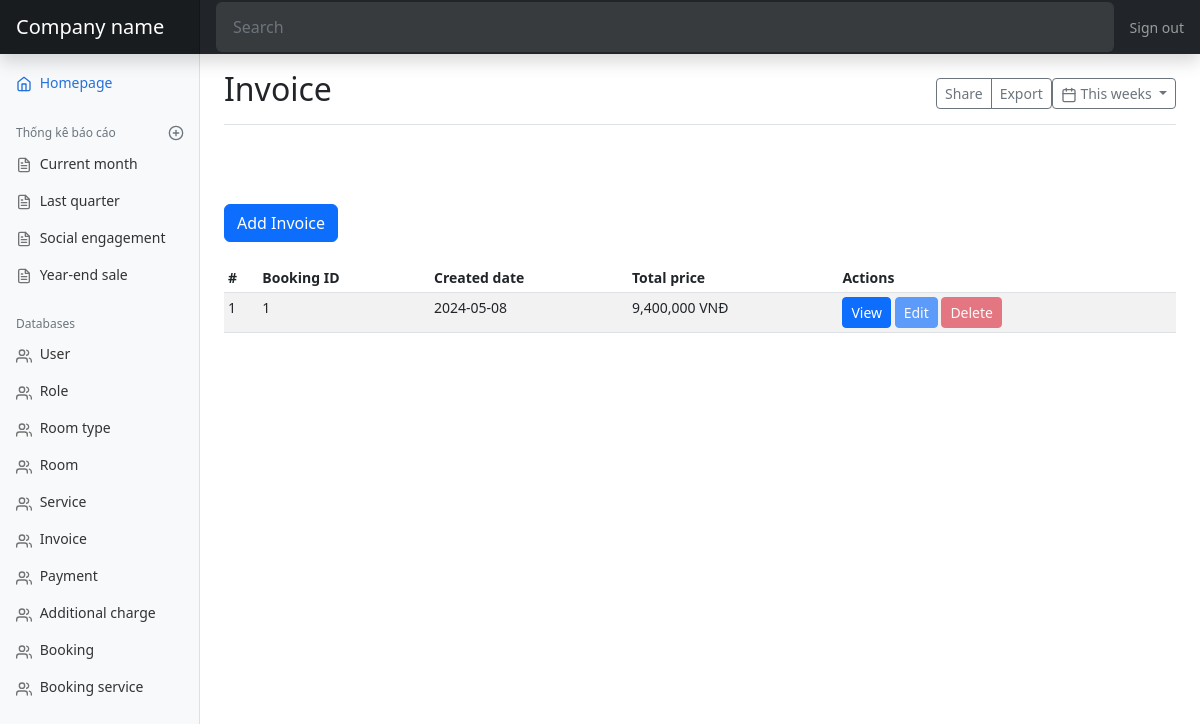
The page /invoice on the database as committed earlier.
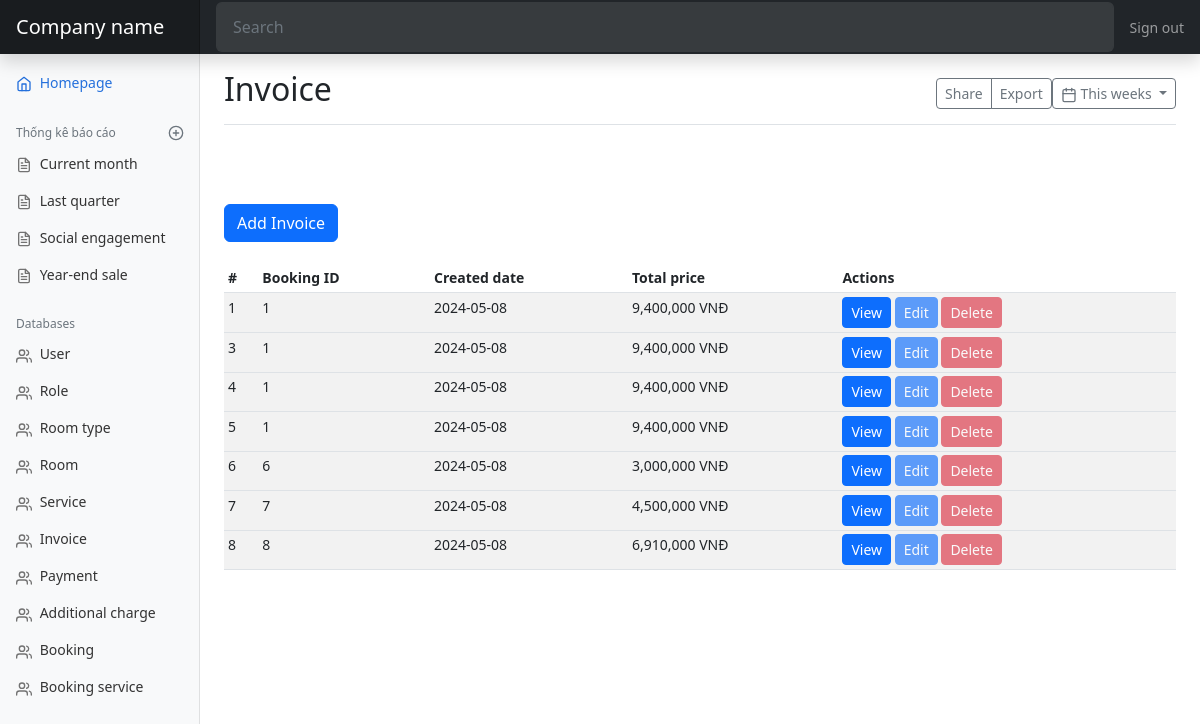
The same page on the database as committed later.
### models.py (models this page shows, shortened)
class Invoice(db.Model):
    id = db.Column(db.Integer, primary_key=True)
    booking_id = db.Column(db.Integer, db.ForeignKey('booking.id'))
    booking = db.relationship('Booking', backref=db.backref('invoice', lazy=True))
    created_date = db.Column(db.Date)
    total_price = db.Column(db.DECIMAL)

class Booking(db.Model):
    id = db.Column(db.Integer, primary_key=True)
    customer_first_name = db.Column(db.String(50))
    customer_last_name = db.Column(db.String(50))
    age = db.Column(db.Integer)
    sex = db.Column(db.Enum(Sex))
    email = db.Column(db.String(50))
    phone = db.Column(db.String(50))
    is_regioner = db.Column(db.Boolean)
    created_date = db.Column(db.Date)
    checkin_date = db.Column(db.Date)
    checkout_date = db.Column(db.Date)
    total_price = db.Column(db.Float)
    user_id = db.Column(db.Integer, db.ForeignKey('user.id'))
    user = db.relationship('User', backref=db.backref('booking', lazy=True))
    room_id = db.Column(db.Integer, db.ForeignKey('room.id'))
    room = db.relationship('Room', backref=db.backref('booking', lazy=True))
    customer_id = db.Column(db.Integer, db.ForeignKey('customer.id'))
    customer = db.relationship('Customer', backref=db.backref('booking', lazy=True))
    status = db.Column(db.Enum(BookingStatus))

### views.py (the view)
@app.route('/invoice')
def invoice_page():
    invoices = models.Invoice.query.all()
    return render_template('mdInvoice.html', invoices=invoices)

### templates/mdInvoice.html
{% extends 'admin.html' %}
{% block title %}Invoice{% endblock %}
{% block content %}
<a href="{{ url_for('add_invoice') }}" class="btn btn-primary" tabindex="-1" role="button">Add Invoice</a>
<br/>
<br/>
<div class="table-responsive">
  <table class="table table-striped table-sm">
    <thead>
      <tr>
        <th>#</th>
        <th>Booking ID</th>
        <th>Created date</th>
        <th>Total price</th>
        <th>Actions</th>
      </tr>
    </thead>
    <tbody>
      {% for invoice in invoices %}
      <tr>
        <td>{{ invoice.id }}</td>
        <td>{{ invoice.booking.id }}</td>
        <td>{{ invoice.created_date }}</td>
        <td>{{ "{:,.0f}".format(invoice.total_price) }} VNĐ</td>
        <td>
          <a href="{{ url_for('invoice_detail_page', booking_id=invoice.booking.id) }}" class="btn btn-primary btn-sm">View</a>
          <a href="{{ url_for('edit_invoice', invoice_id=invoice.id) }}" class="btn btn-primary btn-sm disabled">Edit</a>
          <a href="{{ url_for('delete_invoice', invoice_id=invoice.id) }}" class="btn btn-danger btn-sm disabled">Delete</a>
        </td>
      <tr>
        {% endfor %}
    </tbody>
  </table>
</div>
{% endblock %}

### templates/admin.html (shortened to what this page needs)
<!DOCTYPE html>
<html lang="en">
<head>
    <link rel="stylesheet" href="{{ url_for('static', filename='assets/dist/css/bootstrap.min.css') }}" />
    <link href="{{ url_for('static', filename='dashboard.css') }}" rel="stylesheet" />
</head>
<body>
    <nav class="navbar navbar-dark sticky-top bg-dark flex-md-nowrap p-0 shadow">
        {% if current_user.is_authenticated %}
        <a class="navbar-brand col-md-3 col-lg-2 mr-0 px-3" href="#">Welcome, {{ current_user.username }}</a>
        {% else %}
        <a class="navbar-brand col-md-3 col-lg-2 mr-0 px-3" href="#">Company name</a>
        {% endif %}
        <input class="form-control form-control-dark w-100" type="text" placeholder="Search" aria-label="Search" />
        <ul class="navbar-nav px-3">
            <li class="nav-item text-nowrap">
                <a class="nav-link" href="{{ url_for('logout') }}">Sign out</a>
            </li>
        </ul>
    </nav>
    <div class="container-fluid">
        <div class="row">
            <nav id="sidebarMenu" class="col-md-3 col-lg-2 d-md-block bg-light sidebar collapse">
                <div class="sidebar-sticky pt-3">
                    <ul class="nav flex-column mb-2">
                        <li class="nav-item">
                            <a class="nav-link active" href="{{ url_for('index') }}">
                                <span data-feather="home"></span>
                                Homepage
                            </a>
                        </li>
                    </ul>
                    <h6
                        class="sidebar-heading d-flex justify-content-between align-items-center px-3 mt-4 mb-1 text-muted">
                        <span>Thống kê báo cáo</span>
                        <a class="d-flex align-items-center text-muted" href="#" aria-label="Add a new report"><span
                                data-feather="plus-circle"></span></a>
                    </h6>
                    <ul class="nav flex-column mb-2">
                        <li class="nav-item">
                            <a class="nav-link" href="#">
                                <span data-feather="file-text"></span>
                                Current month
                            </a>
                        </li>
                        <li class="nav-item">
                            <a class="nav-link" href="#">
                                <span data-feather="file-text"></span>
                                Last quarter
                            </a>
                        </li>
                        <li class="nav-item">
                            <a class="nav-link" href="#">
                                <span data-feather="file-text"></span>
                                Social engagement
                            </a>
                        </li>
                        <li class="nav-item">
                            <a class="nav-link" href="#">
                                <span data-feather="file-text"></span>
                                Year-end sale
                            </a>
                        </li>
                    </ul>
                    <h6
                        class="sidebar-heading d-flex justify-content-between align-items-center px-3 mt-4 mb-1 text-muted">
                        <span>Databases</span>
                    </h6>
                    <ul class="nav flex-column">
                        <li class="nav-item">
                            <a class="nav-link" href="{{ url_for('user_page') }}">
                                <span data-feather="users"></span>
                                User
                            </a>
                        </li>
                        <li class="nav-item">
                            <a class="nav-link" href="{{ url_for('role_page') }}">
                                <span data-feather="users"></span>
                                Role
                            </a>
                        </li>
                        <li class="nav-item">
                            <a class="nav-link" href="{{ url_for('room_type_page') }}">
                                <span data-feather="users"></span>
                                Room type
                            </a>
                        </li>
                        <li class="nav-item">
                            <a class="nav-link" href="{{ url_for('room_page') }}">
                                <span data-feather="users"></span>
                                Room
                            </a>
                        </li>
                        <li class="nav-item">
                            <a class="nav-link" href="{{ url_for('service_page') }}">
                                <span data-feather="users"></span>
                                Service
                            </a>
                        </li>
                        <li class="nav-item">
                            <a class="nav-link" href="{{ url_for('invoice_page') }}">
                                <span data-feather="users"></span>
                                Invoice
                            </a>
                        </li>
                        <li class="nav-item">
                            <a class="nav-link" href="{{ url_for('payment_page') }}">
                                <span data-feather="users"></span>
                                Payment
                            </a>
                        </li>
                        <li class="nav-item">
                            <a class="nav-link" href="{{ url_for('additional_charge_page') }}">
                                <span data-feather="users"></span>
                                Additional charge
                            </a>
                        </li>
                        <li class="nav-item">
                            <a class="nav-link" href="{{ url_for('booking_page') }}">
                                <span data-feather="users"></span>
                                Booking
                            </a>
                        </li>
                        <li class="nav-item">
                            <a class="nav-link" href="{{ url_for('booking_service_page') }}">
                                <span data-feather="users"></span>
                                Booking service
                            </a>
                        </li>
                    </ul>
                </div>
            </nav>
            <main class="col-md-9 ms-sm-auto col-lg-10 px-md-4">
                <div
                    class="d-flex justify-content-between flex-wrap flex-md-nowrap align-items-center pt-3 pb-2 mb-3 border-bottom">
                    <h1 class="h2">{% block title %}Dashboard Home Page{% endblock %}</h1>
                    <div class="btn-toolbar mb-2 mb-md-0">
                        <div class="btn-group mr-2">
                            <button type="button" class="btn btn-sm btn-outline-secondary">Share</button>
                            <button type="button" class="btn btn-sm btn-outline-secondary">Export</button>
                        </div>
                        <button type="button" class="btn btn-sm btn-outline-secondary dropdown-toggle">
                            <span data-feather="calendar"></span>
                            This weeks
                        </button>
                    </div>
                </div>
                <br /><br /><br />
                {% block content %}
                {% endblock %}
            </main>
        </div>
    </div>
</body>
</html>

### static/dashboard.css (style rules this page uses)
body { font-size: .875rem; }
.feather { width: 16px; height: 16px; }
.sidebar { position: fixed; top: 0; bottom: 0; left: 0; z-index: 100; padding: 48px 0 0; box-shadow: inset -1px 0 0 rgba(0, 0, 0, .1); }
.sidebar-sticky { height: calc(100vh - 48px); overflow-x: hidden; overflow-y: auto; }
.sidebar .nav-link { font-weight: 500; color: #333; }
.sidebar .nav-link .feather { margin-right: 4px; color: #727272; }
.sidebar .nav-link.active { color: #2470dc; }
.sidebar .nav-link:hover .feather, .sidebar .nav-link.active .feather { color: inherit; }
.sidebar-heading { font-size: .75rem; }
.navbar-brand { padding-top: .75rem; padding-bottom: .75rem; background-color: rgba(0, 0, 0, .25); box-shadow: inset -1px 0 0 rgba(0, 0, 0, .25); }
.navbar .form-control { padding: .75rem 1rem; }
.form-control-dark { color: #fff; background-color: rgba(255, 255, 255, .1); border-color: rgba(255, 255, 255, .1); }
ol, ul { list-style: none; margin: 0; padding: 0; }

Rows that differ between the two databases and show on the page:
added Invoice: id "3", booking.id "1", created_date "2024-05-08", total_price "9,400,000"
added Invoice: id "4", booking.id "1", created_date "2024-05-08", total_price "9,400,000"
added Invoice: id "5", booking.id "1", created_date "2024-05-08", total_price "9,400,000"
added Invoice: id "6", booking.id "6", created_date "2024-05-08", total_price "3,000,000"
added Invoice: id "7", booking.id "7", created_date "2024-05-08", total_price "4,500,000"
added Invoice: id "8", booking.id "8", created_date "2024-05-08", total_price "6,910,000"
